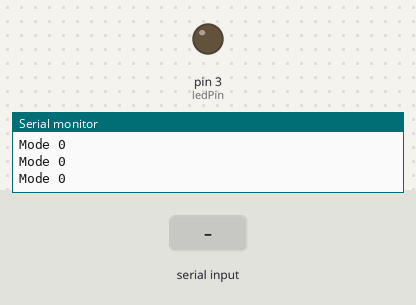
A sketch run on a simulated Arduino Uno, built with avr-gcc and run on an emulated ATmega328P. Shown: output pins drawn as LEDs (lit = HIGH), the last lines printed to the serial monitor. The inputs (shaded band) are chosen by the test bench.

Above: at 1.2 s.
1.3 s: "2\n" received over Serial
At 1.47 s:
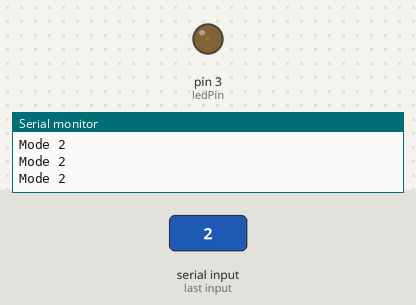
4.3 s: "1\n" received over Serial
At 4.6 s:
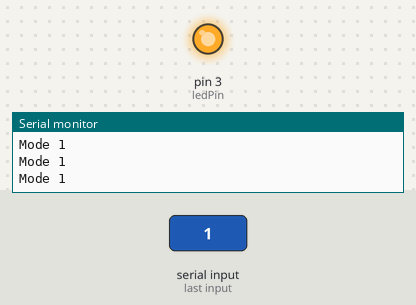
5.8 s: "90,45\n" received over Serial
At 6.4 s:
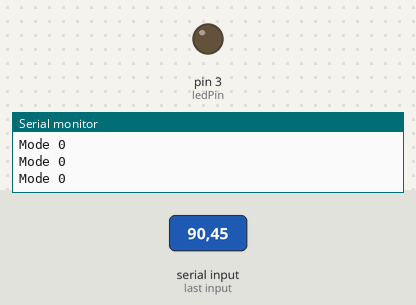
Timing chart, 0 to 8.8 s (numbered marks = the images above; inputs shaded):
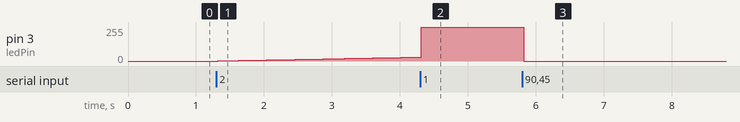

The sketch:

ModeChangerSerial.ino
```cpp
String inputString = "";         // a string to hold incoming data
boolean stringComplete = false;  // whether the string is complete


int ledPin = 3;
int mode = 0;

//Mode 2 Variables
int counter = 0;

long pMillis = 0;

int interval = 100;

boolean flipFlop = false;

void setup() {
  // put your setup code here, to run once:
  pinMode(ledPin, OUTPUT);
  Serial.begin(9600);
  inputString.reserve(200);

}

void loop() {

  serialEvent(); //call the function
  // print the string when a newline arrives:
  if (stringComplete) {
    Serial.println(inputString);
    mode = inputString.toInt();
    Serial.println(mode);

    // clear the string:
    inputString = "";
    stringComplete = false;
  }

  if (mode == 0) {
    //Reset of Off Condition
    digitalWrite(ledPin, LOW);
    Serial.println("Mode 0");
  }
  else if (mode == 1) {
    digitalWrite(ledPin, HIGH);
    Serial.println("Mode 1");

  } else if (mode == 2) {
    //run Mode program
    Serial.println("Mode 2");
       if (millis() - pMillis >= interval) {
      pMillis = millis();
      if (flipFlop == false) {
        counter++;
      } else {
        counter--;
      }
      Serial.println(counter);
    }

    analogWrite(ledPin, counter);

    if (counter >= 255) {
      flipFlop = true;
    }

    if (counter <= 0) {
      flipFlop = false;
    }


  } else {
    mode = 0;
  }

}

void serialEvent() {
  while (Serial.available()) {
    // get the new byte:
    char inChar = (char)Serial.read();
    // add it to the inputString:
    // if the incoming character is a newline, set a flag
    // so the main loop can do something about it:
    if (inChar == '\n') {
      stringComplete = true;
    }else{
      inputString += inChar;
    }
  }
}
```

Measured:
- after the input at 1.3 s, pin 3 (ledPin): moves from 0/255 to 29/255 over 2.9 s, starting at once
- after the input at 5.8 s, pin 3 (ledPin): 255/255 → 0/255 at once
